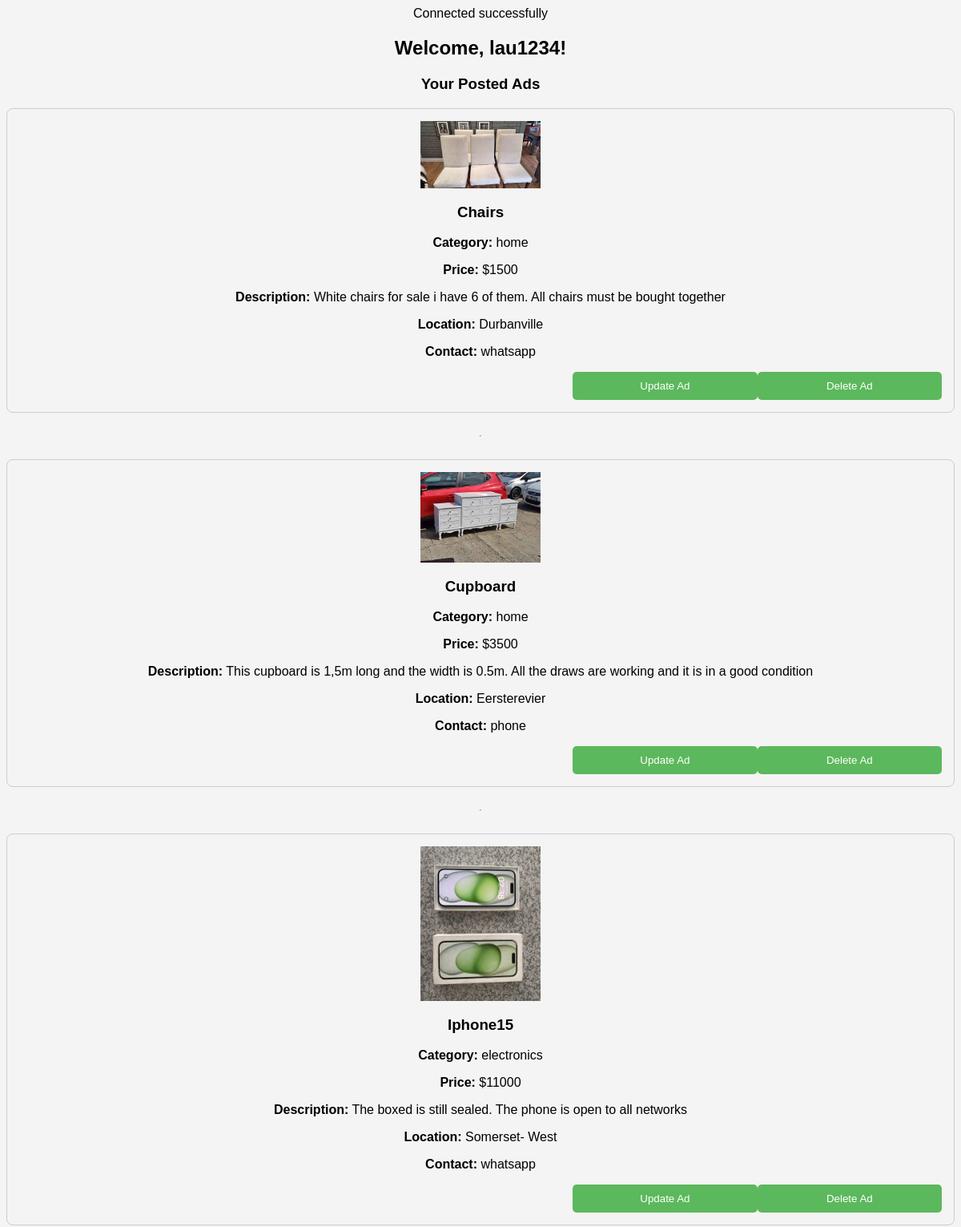
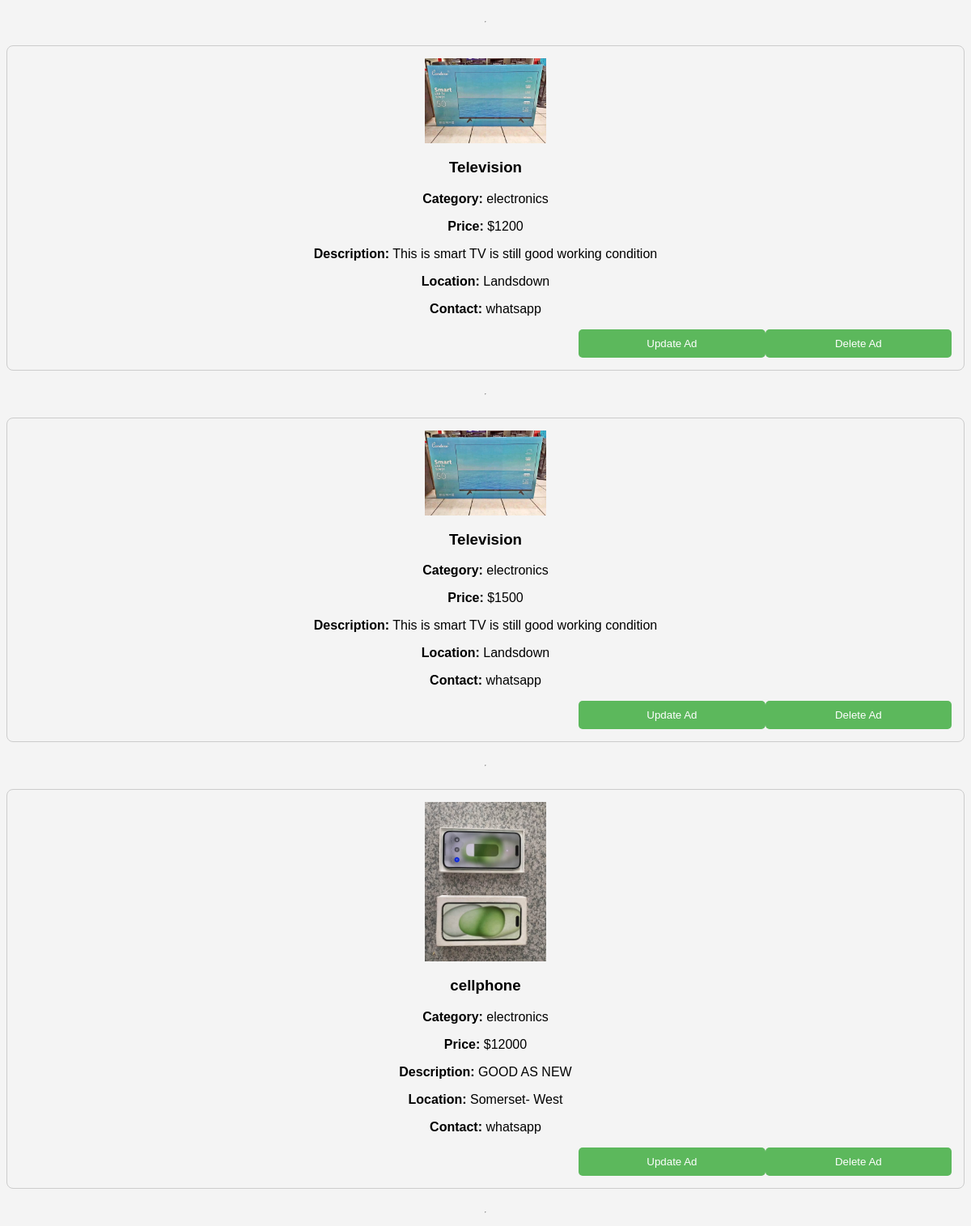
/profile.php (signed in), run on the app's committed database (2 pictures, top to bottom).
### tables this page shows
CREATE TABLE `listing` (
  `listing_id` int(11) NOT NULL,
  `title` varchar(250) NOT NULL,
  `category` varchar(250) NOT NULL,
  `price` int(11) NOT NULL,
  `description` text NOT NULL,
  `imagePath` varchar(250) NOT NULL,
  `location` varchar(250) NOT NULL,
  `contact` text NOT NULL,
  `username` int(250) NOT NULL
);

### profile.php (the view, shortened to what this page needs)
<?php
include 'dbconn.php';
$username = $_SESSION['username'];
$stmt = $conn->prepare("SELECT * FROM listing WHERE username = ?");
$stmt->bind_param("s", $username);
$stmt->execute();
$result = $stmt->get_result();
?>
<!DOCTYPE html>
<html>
<head>
    <link rel="stylesheet" href="styles.css">
</head>
<body>
    <h2>Welcome, <?php echo htmlspecialchars($username); ?>!</h2>
    <h3>Your Posted Ads</h3>
    <?php if ($result && $result->num_rows > 0): ?>
        <div class="ad-list">
            <?php while ($row = $result->fetch_assoc()): ?>
                <div class="ad-item">
                    <?php if (!empty($row['imagePath'])): ?>
                        <img src="<?php echo htmlspecialchars($row['imagePath']); ?>" alt="Ad Image" width="150">
                    <?php endif; ?>
                    <h3><?php echo htmlspecialchars($row['title']); ?></h3>
                    <p><strong>Category:</strong> <?php echo htmlspecialchars($row['category']); ?></p>
                    <p><strong>Price:</strong> $<?php echo htmlspecialchars($row['price']); ?></p>
                    <p><strong>Description:</strong> <?php echo htmlspecialchars($row['description']); ?></p>
                    <p><strong>Location:</strong> <?php echo htmlspecialchars($row['location']); ?></p>
                    <p><strong>Contact:</strong> <?php echo htmlspecialchars($row['contact']); ?></p>
                    <form method="POST" action="delete_ad.php" onsubmit="return confirm('Are you sure you want to delete this ad?');">
                        <button type="submit">Delete Ad</button>
                    </form>
                    <form method="GET" action="update_ad.php">
                        <button type="submit">Update Ad</button>
                    </form>
                </div>
                <hr>
            <?php endwhile; ?>
        </div>
    <?php else: ?>
        <p>You haven't posted any ads yet.</p>
    <?php endif; ?>
</body>
</html>

### styles.css (style rules this page uses)
body { font-family: Arial, Helvetica, sans-serif; background-color: #f4f4f4; text-align: center; }
button { width: 20%; padding: 10px; background: #5cb85c ; color: white; border: none; cursor: pointer; float:right; border-radius: 5px; }
.ad-list { display: flex; flex-direction: column; gap: 20px; }
.ad-item { border: 1px solid #ccc; padding: 15px; border-radius: 8px; }

### data on the page
listing: imagePath (picture), title "Chairs", category "home", price "1500", description "White chairs for sale i have 6 of them. All chairs must be bought together", location "Durbanville", contact "whatsapp"
listing: imagePath (picture), title "Cupboard", category "home", price "3500", description "This cupboard is 1,5m long and the width is 0.5m. All the draws are working and it is in a good condition", location "Eersterevier", contact "phone"
listing: imagePath (picture), title "Iphone15", category "electronics", price "11000", description "The boxed is still sealed. The phone is open to all networks", location "Somerset- West", contact "whatsapp"
listing: imagePath (picture), title "Television", category "electronics", price "1200", description "This is smart TV is still good working condition", location "Landsdown", contact "whatsapp"
listing: imagePath (picture), title "Television", category "electronics", price "1500", description "This is smart TV is still good working condition", location "Landsdown", contact "whatsapp"
listing: imagePath (picture), title "cellphone", category "electronics", price "12000", description "GOOD AS NEW", location "Somerset- West", contact "whatsapp"

### other printed values
$username "lau1234"
